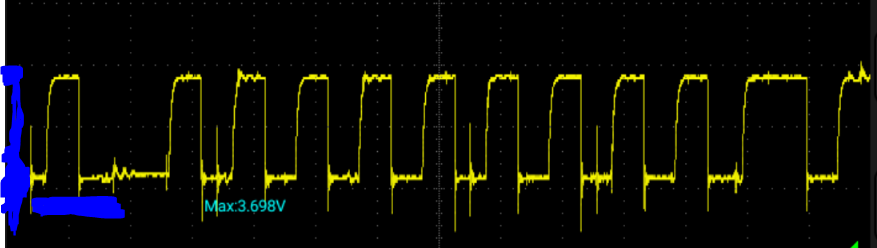
#> input picture r100c100pf.PNG, 877 x 248 px, found by its file name
$ python 'Noise#1.py'
#> lines starting #> are read from the running program, lines starting #| are printed output that depends on the picture; after the words box and inside, x2 and y2 are one past the last pixel; in counts of white or black regions, pixels touching at a corner belong together
import pandas as pd
import numpy as np
import matplotlib.pyplot as plt
from scipy.fft import fft, fftfreq, ifft
from scipy.signal import welch,spectrogram,butter, filtfilt,savgol_filter
import cv2
from scipy.interpolate import interp1d
from collections import defaultdict

##### SELECTION ########### SELECTION ########### SELECTION ########### SELECTION ######

trace_color = "yellow"   # → เปลี่ยนเป็น "blue" ถ้าจะเลือกเส้นสีฟ้า
image_path = r"D:\WORK_PYTHON\NOISE\FFT\r100c100pf.PNG"
fs = 100000  # Sampling frequency (Hz)
normalize_v = 3.3
cutoff_freq = 500  # Hz
R = 100
C = 100e-12
zoom_low = 1     # Hz
zoom_high = 5000   # Hz

##### SELECTION ########### SELECTION ########### SELECTION ########### SELECTION ######


def bandpass_filter(data, lowcut, highcut, fs, order=4):
    nyq = 0.5 * fs
    low = lowcut / nyq
    high = highcut / nyq
    b, a = butter(order, [low, high], btype='band')
    return filtfilt(b, a, data)

# ========== [1] Load image and extract trace ==========
img = cv2.imread(image_path)
#> img is the input picture: shape (248, 877, 3); mean B, G, R 7.3, 11, 10.6
if img is None:
    raise FileNotFoundError(f"❌ ไม่พบไฟล์ภาพ: {image_path}")

hsv = cv2.cvtColor(img, cv2.COLOR_BGR2HSV)
#> hsv: shape (248, 877, 3); mean H, S, V 5.5, 27.6, 16.1

if trace_color == "yellow":
    lower = np.array([15, 80, 80])
    upper = np.array([40, 255, 255])
elif trace_color == "blue":
    lower = np.array([90, 100, 100])
    upper = np.array([130, 255, 255])
else:
    raise ValueError("trace_color ต้องเป็น 'yellow' หรือ 'blue'")

mask = cv2.inRange(hsv, lower, upper)
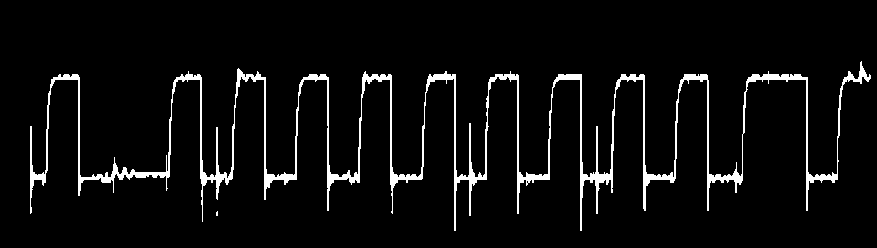
#> mask: shape (248, 877); 5.1% white; 2 white regions (1 under 20 px), largest, box (x1, y1, x2, y2) and area: (30, 61, 871, 231) 10975
points = np.column_stack(np.where(mask > 0))
#> points = 10984 pairs, first value 61 to 230, second value 30 to 870
x_vals = points[:, 1]
#> x_vals = 10984 values, max 870 at index 592, min 30 at index 4170, mean 445.8
y_vals = img.shape[0] - points[:, 0]  # flip vertically
#> y_vals = 10984 values, max 187 at index 0, min 18 at index 10980, mean 108.9

# === Enhance X/Y to Keep All Spikes ===
x_dict = defaultdict(list)
for x, y in zip(x_vals, y_vals):
    x_dict[x].append(y)
#> this loop made 10984 passes
#> (x, y) on passes 1 to 3: (861, 187), (860, 186), (861, 186)

x_enhanced = []
y_enhanced = []
for x in sorted(x_dict.keys()):
    y_group = x_dict[x]
    for y in y_group:
        jittered_x = x + np.random.uniform(-0.1, 0.1)  # เลื่อน x นิดหน่อยให้ไม่ซ้ำ
        x_enhanced.append(jittered_x)
        y_enhanced.append(y)
#> after the loop, x_enhanced = 10984 values, max 870.1 at index 10981, min 29.9 at index 34, mean 445.8; y_enhanced = 10984 values, max 187 at index 10897, min 18 at index 5425, mean 108.9

x_enhanced = np.array(x_enhanced)
y_enhanced = np.array(y_enhanced)

# === Interpolate Trace ===
interp_func = interp1d(x_enhanced, y_enhanced, kind='linear', fill_value="extrapolate")
new_x = np.linspace(x_enhanced.min(), x_enhanced.max(), fs)
y_interp = interp_func(new_x)


# === Plot Overlay ===
plt.figure("Overlay: Image + Trace Points", figsize=(12, 5))
plt.imshow(cv2.cvtColor(img, cv2.COLOR_BGR2RGB))
plt.title("Overlay: Image + Trace Points")
plt.axis("off")

plt.scatter(x_vals, img.shape[0] - y_vals, color='cyan', s=1, label="Masked Trace")
plt.plot(new_x, img.shape[0] - y_interp, color='red', linewidth=1.2, label="Interpolated Trace")

plt.legend(loc="lower right")
plt.tight_layout()


# Normalize y ให้เป็นโวลต์ (0–3.3V)
voltage_v = np.array(y_interp)
# # # voltage_v = (voltage_v - voltage_v.min()) / (voltage_v.max() - voltage_v.min()) * normalize_v


# สร้างแกนเวลา
N = len(voltage_v)
#> N = 100000
dt = 1 / fs
time_s = np.arange(N) * dt


nyquist = fs / 2                  # Nyquist frequency (Hz)
freq_resolution = fs / N          # ความละเอียดของความถี่
#> freq_resolution = 1

# === Bandpass Filter เพื่อดูเฉพาะช่วง noise (เช่น 1000–4500 Hz)
# filtered_v = bandpass_filter(voltage_v, 1000, 4500, fs)
filtered_v = voltage_v


# # # แสดงให้ดูว่าหลัง filter เหลือแค่ noise
# # plt.figure("Filtered Noise", figsize=(10, 4))
# # plt.plot(time_s, filtered_v, color='red')
# # plt.title("Filtered High-Frequency Noise (1000–4500 Hz)")
# # plt.xlabel("Time (s)")
# # plt.ylabel("Voltage (V)")
# # plt.grid(True)
# # plt.tight_layout()


#------------------------------------------------------------------------------------------------------------
# === 1. Load CSV ===


# # file_path = "0.00001.csv"
# # df = pd.read_csv(file_path)
# # df.columns = df.columns.str.strip()
# # time_col = df.columns[0]
# # volt_col = df.columns[1]

# # # === 2. Extract data ===
# # time_s = df[time_col].values
# # voltage_v = df[volt_col].values

# # # === 3. Sampling Parameters ===
# # dt = np.mean(np.diff(time_s))      # คำนวณช่วงเวลาเฉลี่ยระหว่างจุด (s)
# # fs = 1 / dt                        # Sampling frequency (Hz)
# # N = len(voltage_v)                 # จำนวน sample


# === Print summary ===
print("=== Signal Parameters Summary ===")
print(f"Sample (N): {N}")
#| Sample (N): 100000
print(f"delta(t) (avg): {dt:.6e} seconds")
print(f"Sampling Frequency (fs): {fs:.2f} Hz")
print(f"Nyquist Frequency: {nyquist:.2f} Hz")
print(f"Frequency Resolution: {freq_resolution:.2f} Hz")
#| Frequency Resolution: 1.00 Hz

# === 4. Plot Time Domain (Original Signal) ===
plt.figure(figsize=(10, 4))
plt.plot(time_s, voltage_v, color='orange')
plt.title("Original Signal (Time Domain)")
plt.xlabel("Time (s)")
plt.ylabel("Voltage (V)")
plt.grid(True)
plt.tight_layout()

# === 4. Perform FFT ===
fft_vals = fft(filtered_v)
# fft_vals = fft(voltage_v)

fft_freqs = fftfreq(N, dt)
positive_freqs = fft_freqs[:N // 2]
positive_magnitude = 2.0 / N * np.abs(fft_vals[:N // 2])  # ขนาดสเปกตรัม

# === 5. Plot FFT ===
plt.figure("Frequency Domain (FFT)", figsize=(10, 5))
plt.plot(positive_freqs, positive_magnitude)
plt.title("FFT of Signal (Magnitude Spectrum)")
plt.xlabel("Frequency (Hz)")
plt.ylabel("Amplitude")
plt.xlim(0, nyquist)
plt.grid(True)
plt.tight_layout()

f_welch, psd = welch(filtered_v, fs=fs, nperseg=512)
#> f_welch = 257 values from 0 to 50000; psd = 257 values, max 0.163 at index 1, min 7.89e-05 at index 256, mean 0.00133
# f_welch, psd = welch(voltage_v, fs=fs, nperseg=1024)

plt.figure("Power Spectral Density (Welch)", figsize=(10, 5))
plt.semilogy(f_welch, psd)
plt.title("Power Spectral Density (Welch Method)")
plt.xlabel("Frequency (Hz)")
plt.ylabel("Power/Frequency (V²/Hz)")
plt.grid(True)
plt.tight_layout()


# === 7. Plot STFT Spectrogram ===

# f_stft, t_stft, Sxx = spectrogram(voltage_v, fs=fs, nperseg=1024, noverlap=512)
f_stft, t_stft, Sxx = spectrogram(filtered_v, fs=fs, nperseg=256, noverlap=128)
#> f_stft = 129 values from 0 to 50000; t_stft = 780 values from 0.00128 to 0.998
# f_stft, t_stft, Sxx = spectrogram(voltage_v, fs=fs, nperseg=256, noverlap=128)

# ป้องกัน log(0)
Sxx[Sxx == 0] = 1e-20

plt.figure("STFT Spectrogram", figsize=(10, 5))
plt.pcolormesh(t_stft, f_stft, 10 * np.log10(Sxx), shading='gouraud', cmap='inferno')
plt.title("STFT Spectrogram")
plt.ylabel("Frequency (Hz)")
plt.xlabel("Time (s)")
plt.colorbar(label='Power (dB)')
plt.ylim(0, nyquist)
plt.tight_layout()

# === 🔍 Optional: Zoom STFT เฉพาะช่วง 3–10 kHz ===
do_zoom_stft = True

if do_zoom_stft:


    plt.figure("STFT Zoomed", figsize=(10, 4))
    plt.pcolormesh(t_stft, f_stft, 10 * np.log10(Sxx), shading='gouraud', cmap='inferno')
    plt.title("STFT Spectrogram (Zoom)")
    plt.ylabel("Frequency (Hz)")
    plt.xlabel("Time (s)")
    plt.ylim(zoom_low, zoom_high)
    plt.colorbar(label='Power (dB)')
    plt.grid(True)
    plt.tight_layout()


# === 6. Optional: Save/Print Top Frequencies ===
fft_df = pd.DataFrame({
    "Frequency (Hz)": positive_freqs,
    "Amplitude": positive_magnitude
})
#> fft_df = table of 50000 rows and 2 columns
top_peaks = fft_df.sort_values("Amplitude", ascending=False).head(10)
#> top_peaks = table of 10 rows and 2 columns
#print("\n=== Top 10 Peak Frequencies ===")
#print(top_peaks)


#/////////////////////////////////////////////////////////////////// noise filter and invert to T-domain


fc = 1 / (2 * np.pi * R * C)   # Cutoff frequency (Hz)
print(f"RC Filter Cutoff Frequency = {fc:.2f} Hz (from R = {R} Ω, C = {C} F)")

# === Butterworth Low-Pass Filter ===
def lowpass_filter(data, cutoff, fs, order=4):
    nyq = 0.5 * fs
    norm_cutoff = cutoff / nyq
    b, a = butter(order, norm_cutoff, btype='low')
    return filtfilt(b, a, data)


# === 1. Apply Low-pass Filter to Keep <500 Hz ===
lpf_filtered = lowpass_filter(voltage_v, cutoff=cutoff_freq, fs=fs)

# === 2. Calculate the "Removed High-Frequency" Component
removed_highfreq = voltage_v - lpf_filtered

# === 3. Plot Result ===
plt.figure("Low-Pass Filter at 500 Hz", figsize=(12, 6))

plt.subplot(2, 1, 1)
plt.plot(time_s, voltage_v, label="Original", color='gray', alpha=0.5)
plt.plot(time_s, lpf_filtered, label=f"Filtered (<{cutoff_freq} Hz)", color='blue')
plt.title(f"Low-Pass Filter Result: Keep Frequencies < {cutoff_freq} Hz")
plt.xlabel("Time (s)")
plt.ylabel("Voltage (V)")
plt.legend()
plt.grid(True)

plt.subplot(2, 1, 2)
plt.plot(time_s, removed_highfreq, label=f"Removed (>={cutoff_freq} Hz)", color='red')
plt.title(f"Removed High-Frequency Component (>= {cutoff_freq} Hz)")
plt.xlabel("Time (s)")
plt.ylabel("Voltage (V)")
plt.legend()
plt.grid(True)

plt.tight_layout()
plt.show()
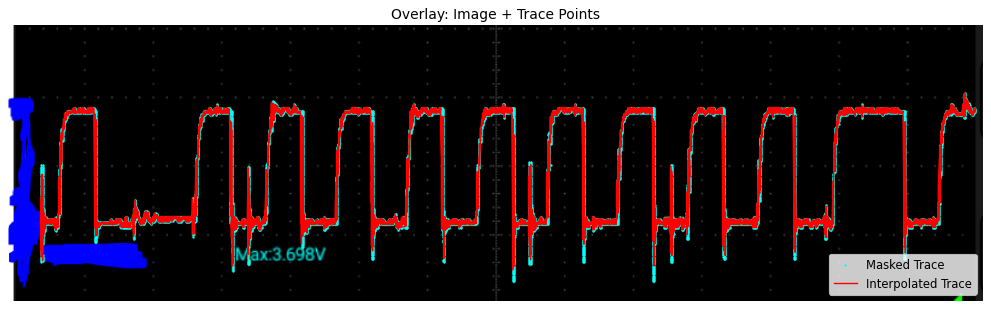
#> figure drawn by matplotlib, 1 panel
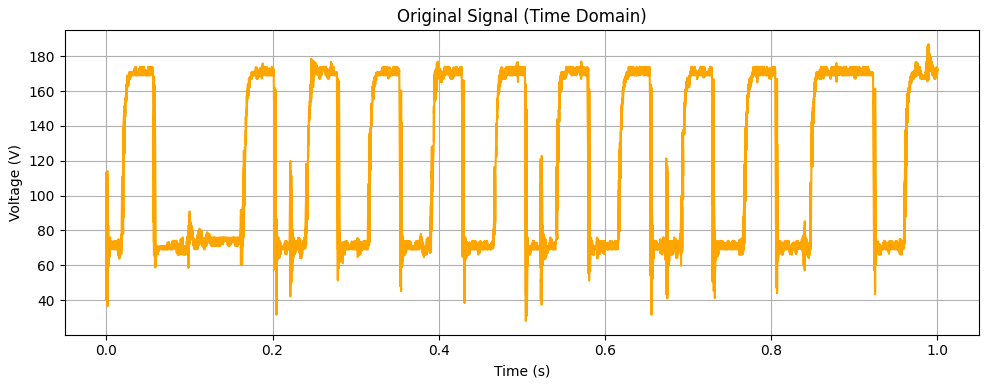
#> figure drawn by matplotlib, 1 panel; curve peaks at x = 0.989, y = 187
#> figure, not shown here; curve peaks at x = 0, y = 236.5
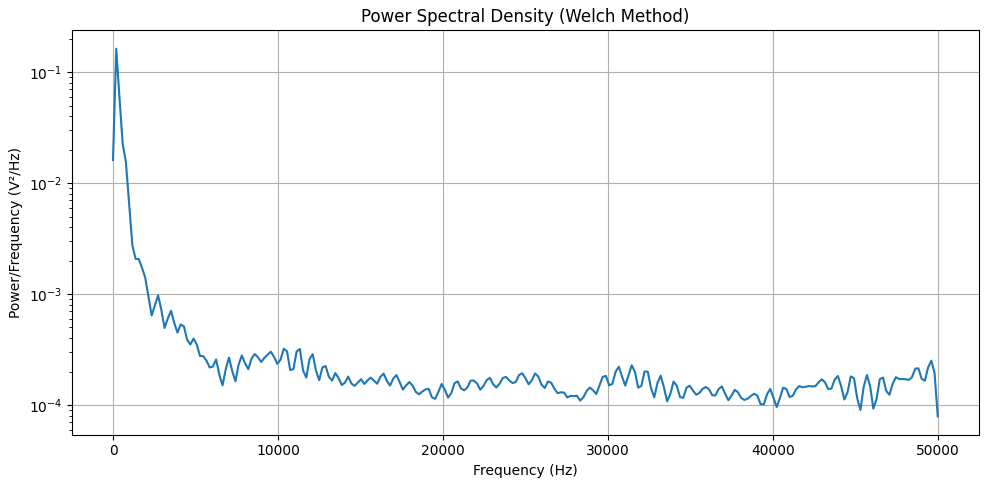
#> figure drawn by matplotlib, 1 panel; curve peaks at x = 195.3, y = 0.163
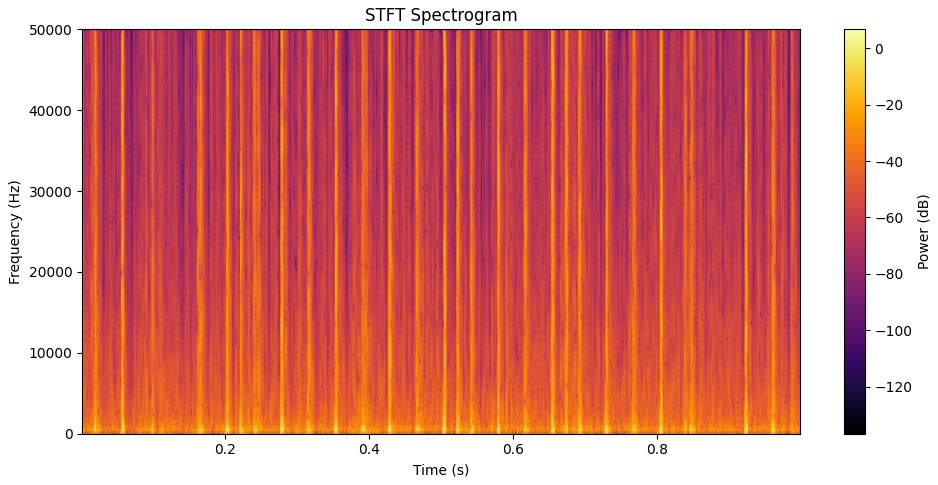
#> figure drawn by matplotlib, 2 panels
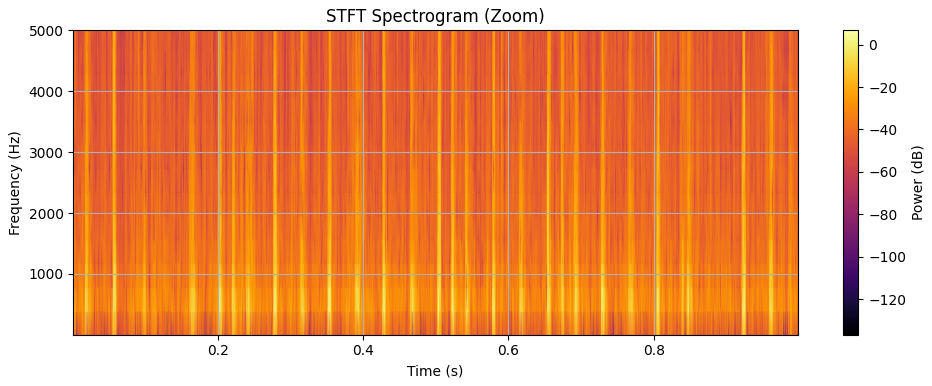
#> figure drawn by matplotlib, 2 panels
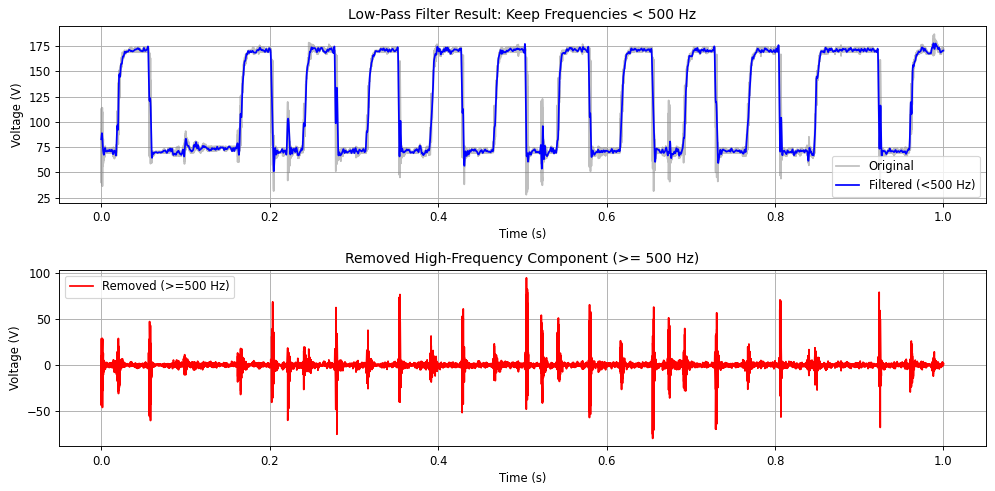
#> figure drawn by matplotlib, 2 panels; panel 1: curve peaks at x = 0.989, y = 187; panel 1: curve peaks at x = 0.988, y = 177.8; panel 2: curve peaks at x = 0.505, y = 94.42

$ run again, with twis.PNG copied over r100c100pf.PNG
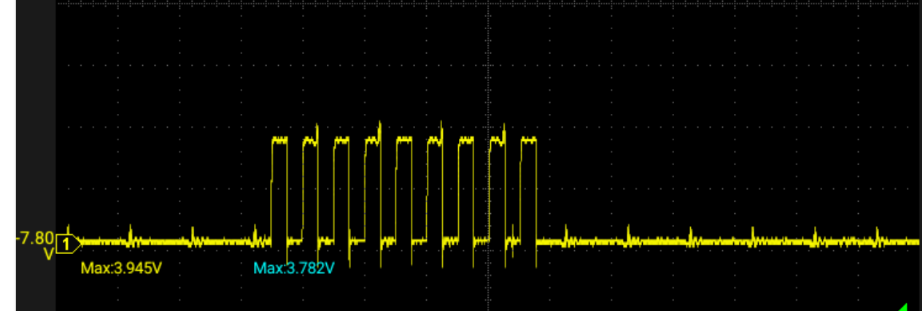
#> input picture twis.PNG, 922 x 311 px, found by its file name
#> img is the input picture: shape (311, 922, 3); mean B, G, R 6.5, 13.1, 12.8
#> hsv: shape (311, 922, 3); mean H, S, V 2.1, 16, 13.1
#> `mask = cv2.inRange(hsv, lower, upper)`:
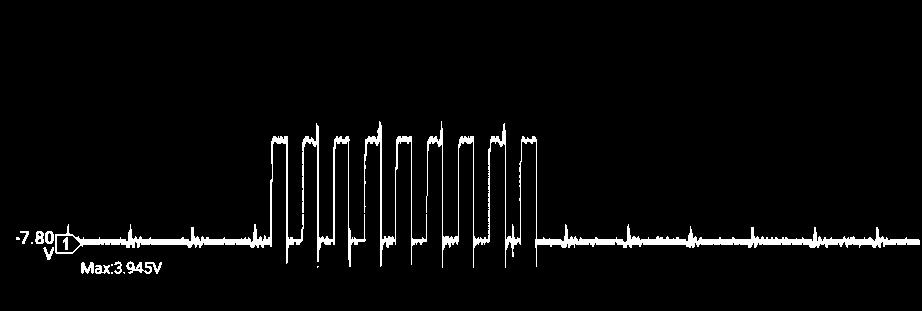
#> mask: shape (311, 922); 3.5% white; 19 white regions (6 under 20 px), largest, box (x1, y1, x2, y2) and area: (426, 121, 920, 268) 4626, (55, 136, 304, 264) 2230, (302, 123, 366, 267) 1187
#> points = 9931 pairs, first value 121 to 273, second value 16 to 919
#> x_vals = 9931 values, max 919 at index 5962, min 16 at index 3992, mean 427.8
#> y_vals = 9931 values, max 190 at index 0, min 38 at index 9905, mean 92.08
#> the loop `for x, y in zip(x_vals, y_vals):` made 9931 passes
#> (x, y) on passes 1 to 3: (379, 190), (441, 190), (379, 189)
#> after the loop `for x in sorted(x_dict.keys()):`: x_enhanced = 9931 values, max 919.1 at index 9928, min 16.01 at index 0, mean 427.8; y_enhanced = 9931 values, max 190 at index 4446, min 38 at index 546, mean 92.08
#> N = 100000
#> freq_resolution = 1
#| Sample (N): 100000
#| Frequency Resolution: 1.00 Hz
#> f_welch = 257 values from 0 to 50000; psd = 257 values, max 0.188 at index 1, min 1.88e-05 at index 256, mean 0.00155
#> f_stft = 129 values from 0 to 50000; t_stft = 780 values from 0.00128 to 0.998
#> fft_df = table of 50000 rows and 2 columns
#> top_peaks = table of 10 rows and 2 columns
#> `plt.show()`:
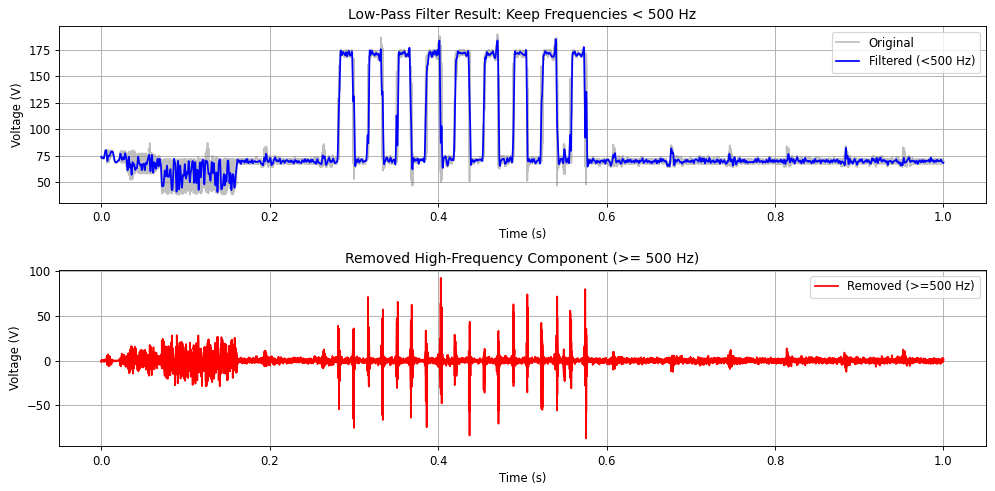
#> figure drawn by matplotlib, 2 panels; panel 1: curve peaks at x = 0.47, y = 189.9; panel 1: curve peaks at x = 0.54, y = 185; panel 2: curve peaks at x = 0.403, y = 92.46

$ run again, with twiss.PNG copied over r100c100pf.PNG
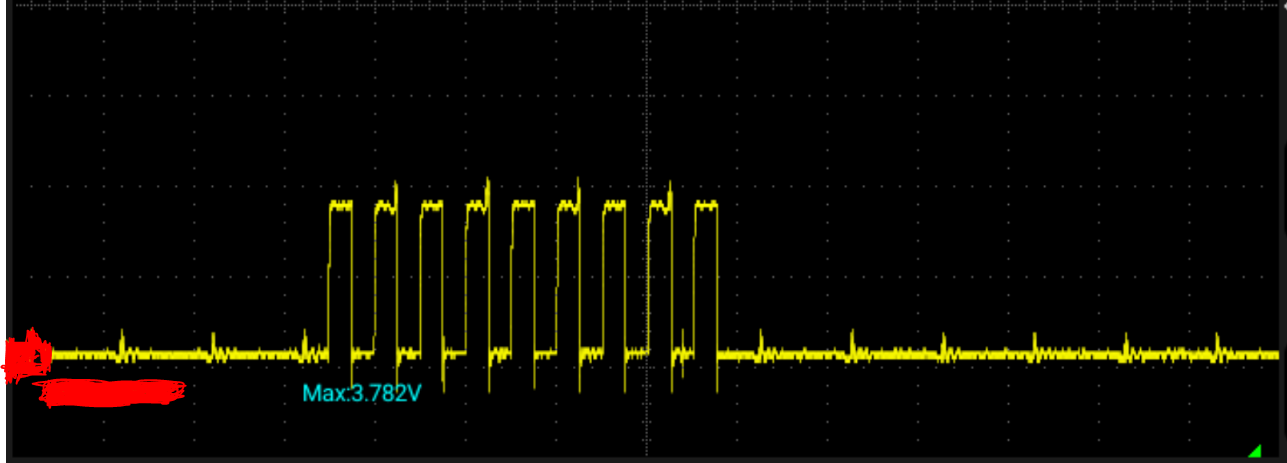
#> input picture twiss.PNG, 1287 x 463 px, found by its file name
#> img is the input picture: shape (463, 1287, 3); mean B, G, R 2.7, 9, 11
#> hsv: shape (463, 1287, 3); mean H, S, V 1.9, 16.8, 11.3
#> `mask = cv2.inRange(hsv, lower, upper)`:
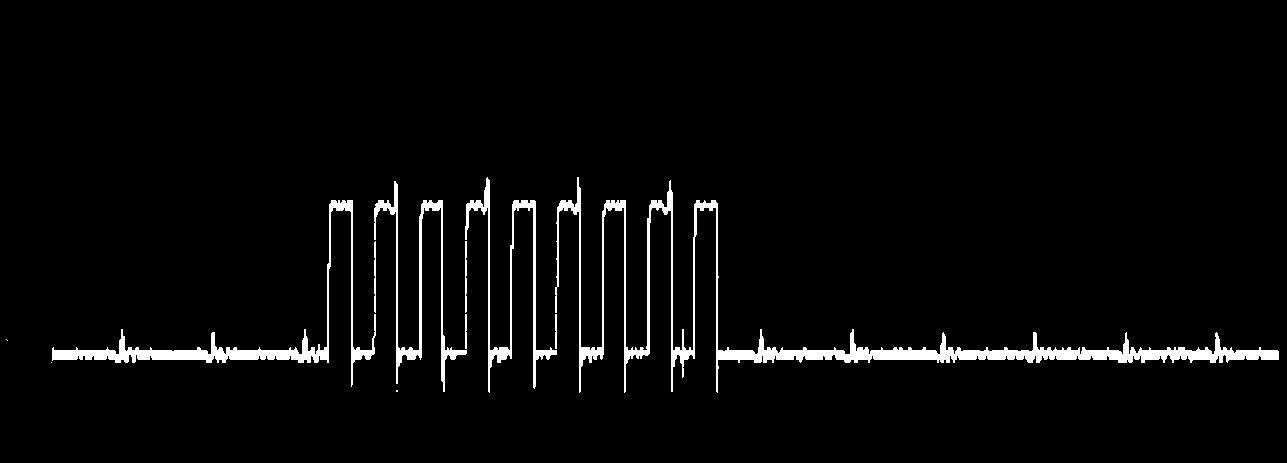
#> mask: shape (463, 1287); 3.3% white; 11 white regions (3 under 20 px), largest, box (x1, y1, x2, y2) and area: (555, 177, 1279, 393) 10773, (52, 200, 376, 387) 4288, (465, 177, 557, 393) 2208
#> points = 19862 pairs, first value 177 to 392, second value 6 to 1278
#> x_vals = 19862 values, max 1278 at index 11148, min 6 at index 7534, mean 622.9
#> y_vals = 19862 values, max 286 at index 0, min 71 at index 19858, mean 146.3
#> the loop `for x, y in zip(x_vals, y_vals):` made 19862 passes
#> (x, y) on passes 1 to 3: (487, 286), (577, 286), (578, 286)
#> after the loop `for x in sorted(x_dict.keys()):`: x_enhanced = 19862 values, max 1278.1 at index 19859, min 6.01 at index 0, mean 622.9; y_enhanced = 19862 values, max 286 at index 7127, min 71 at index 7583, mean 146.3
#> N = 100000
#> freq_resolution = 1
#| Sample (N): 100000
#| Frequency Resolution: 1.00 Hz
#> f_welch = 257 values from 0 to 50000; psd = 257 values, max 0.347 at index 1, min 7.87e-05 at index 256, mean 0.00286
#> f_stft = 129 values from 0 to 50000; t_stft = 780 values from 0.00128 to 0.998
#> fft_df = table of 50000 rows and 2 columns
#> top_peaks = table of 10 rows and 2 columns
#> `plt.show()`:
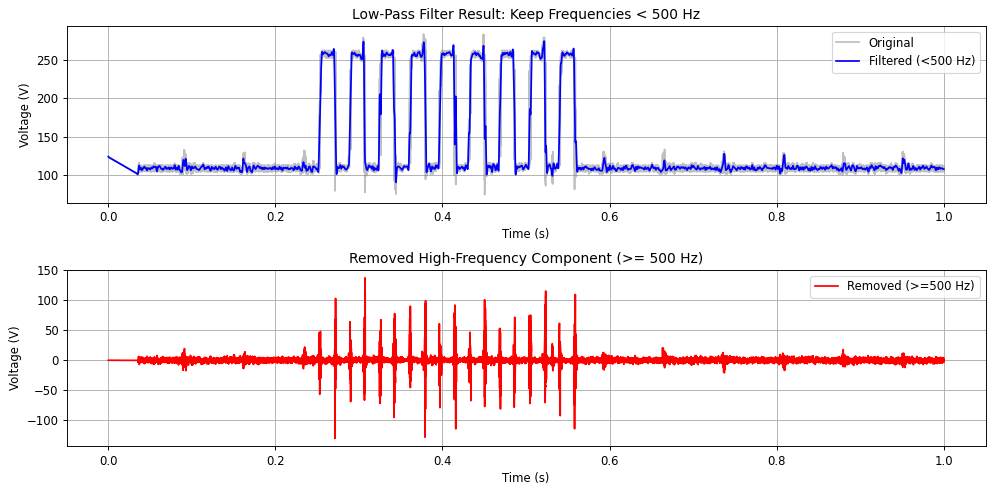
#> figure drawn by matplotlib, 2 panels; panel 1: curve peaks at x = 0.377, y = 284.2; panel 1: curve peaks at x = 0.522, y = 275.1; panel 2: curve peaks at x = 0.307, y = 137.4
